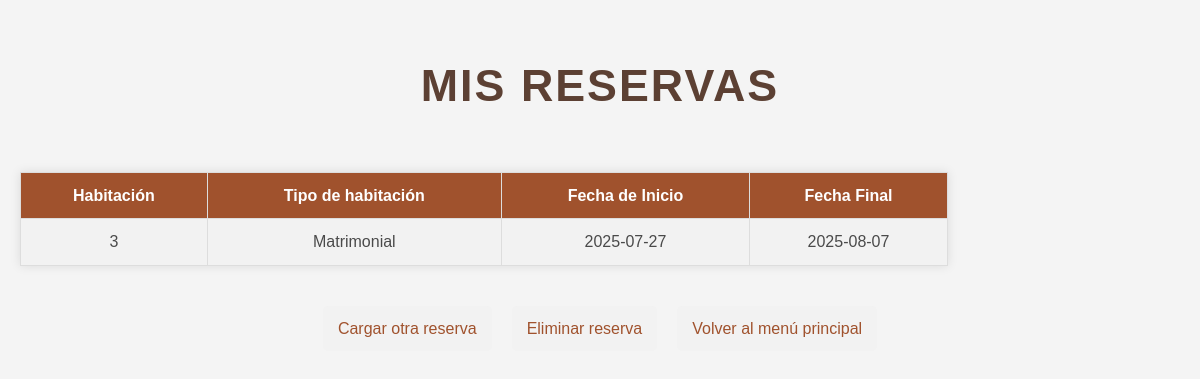
/Read/mostrarreserva.php (signed in), run on the app's committed database.
### tables this page shows
CREATE TABLE `reserves` (
  `id` int(11) NOT NULL,
  `fechaInicio` date NOT NULL,
  `fechaFinal` date NOT NULL,
  `total` int(11) NOT NULL,
  `iduser` int(11) NOT NULL,
  `idroom` int(11) NOT NULL
);

CREATE TABLE `rooms` (
  `id` int(11) NOT NULL,
  `number` int(11) NOT NULL,
  `type` varchar(20) NOT NULL,
  `features` varchar(50) NOT NULL
);

### Read/mostrarreserva.php (the view, shortened to what this page needs)
<?php
include_once("C:/xampp/htdocs/Final(Edi-II)/Conexion/conexion.php");
$current_user_id = $_SESSION["user_id"];
$query = "SELECT
            r.fechainicio,
            r.fechafinal,
            ro.number AS room_number,
            ro.type AS room_type
          FROM
            reserves r
          JOIN
            rooms ro ON r.idroom = ro.id
          WHERE
            r.iduser = ?";
$stmt = mysqli_prepare($link, $query);
if ($stmt) {
    mysqli_stmt_bind_param($stmt, "i", $current_user_id);
    mysqli_stmt_execute($stmt);
    $result = mysqli_stmt_get_result($stmt);
    echo "<!DOCTYPE html>";
    echo "<html lang='es'>";
    echo "<head>";
    echo "     <link rel='stylesheet' type='text/css' media='screen' href='../style.css'>";
    echo "</head>";
    echo "<body>";
    echo "<h1>Mis Reservas</h1>";
    echo "<table>";
    echo "<tr>";
    echo "   <th><center>Habitación</center></th>";
    echo "   <th><center>Tipo de habitación</center></th>";
    echo "   <th><center>Fecha de Inicio</center></th>";
    echo "   <th><center>Fecha Final</center></th>";
    echo "</tr>";
    if (mysqli_num_rows($result) > 0) {
        while ($fila = mysqli_fetch_assoc($result)) {
            echo "<tr>";
            echo "   <td><center>" . htmlspecialchars($fila['room_number']) . "</center></td>";
            echo "   <td><center>" . htmlspecialchars($fila['room_type']) . "</center></td>";
            echo "   <td><center>" . htmlspecialchars($fila['fechainicio']) . "</center></td>";
            echo "   <td><center>" . htmlspecialchars($fila['fechafinal']) . "</center></td>";
            echo "</tr>";
        }
    } else {
        echo "<tr><td colspan='3' class='no-reservations'>No tienes reservas realizadas.</td></tr>";
    }
    echo "</table>";
    echo "<div class='links'>";
    echo "<a href='../Create/cargarreservas.php'>Cargar otra reserva</a>";
     echo "<a href='../Delete/eliminarreserva.php'>Eliminar reserva</a>";
    echo "<a href='../panelcliente.html'>Volver al menú principal</a>";
    echo "</div>";
    echo "</body>";
    echo "</html>";
} else {
    echo '<script type="text/javascript">
            alert("Error al preparar la consulta: ' . htmlspecialchars(mysqli_error($link)) . '");
          </script>';
}
?>

### style.css (style rules this page uses)
body { font-family: 'Segoe UI', Tahoma, Geneva, Verdana, sans-serif; margin: 0; padding: 0; background-color: #f5f0eb; color: #4A4A4A; line-height: 1.6; display: flex; flex-direction: column; min-height: 100vh; }
h1 { font-size: 2.8em; color: #5C4033; text-align: center; margin-bottom: 30px; font-weight: 700; letter-spacing: 2px; text-transform: uppercase; }
.links { text-align: center; margin-top: 30px; padding: 10px; }
.links a:not(.button) { color: #A0522D; text-decoration: none; margin: 0 10px; font-weight: 500; transition: color 0.3s ease; }
th, td { border: 1px solid #ddd; padding: 10px; text-align: center; }
th { background-color: #A0522D; color: white; }

### data on the page
reserves: idroom.number "3", idroom.type "Matrimonial", fechaInicio "2025-07-27", fechaFinal "2025-08-07"
